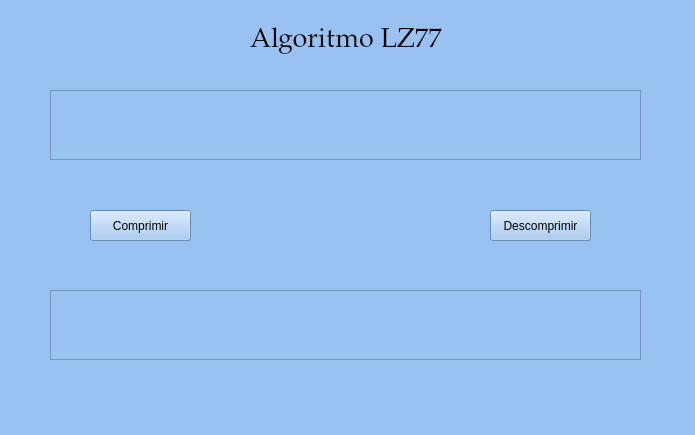
<?xml version="1.0" encoding="UTF-8"?>
<ui version="4.0">
 <class>MainWindow</class>
 <widget class="QMainWindow" name="MainWindow">
  <property name="geometry">
   <rect>
    <x>0</x>
    <y>0</y>
    <width>695</width>
    <height>435</height>
   </rect>
  </property>
  <property name="windowTitle">
   <string>MainWindow</string>
  </property>
  <property name="styleSheet">
   <string notr="true">background-color: rgb(153, 193, 241);</string>
  </property>
  <widget class="QWidget" name="centralwidget">
   <widget class="QTextEdit" name="inputTextEdit">
    <property name="geometry">
     <rect>
      <x>50</x>
      <y>90</y>
      <width>591</width>
      <height>70</height>
     </rect>
    </property>
    <property name="styleSheet">
     <string notr="true">color: rgb(0, 0, 0);</string>
    </property>
   </widget>
   <widget class="QLabel" name="label">
    <property name="geometry">
     <rect>
      <x>250</x>
      <y>20</y>
      <width>201</width>
      <height>41</height>
     </rect>
    </property>
    <property name="font">
     <font>
      <family>P052</family>
      <pointsize>20</pointsize>
      <weight>50</weight>
      <italic>false</italic>
      <bold>false</bold>
     </font>
    </property>
    <property name="styleSheet">
     <string notr="true">color: rgb(0, 0, 0);</string>
    </property>
    <property name="text">
     <string>Algoritmo LZ77</string>
    </property>
   </widget>
   <widget class="QPushButton" name="btnComprimir">
    <property name="geometry">
     <rect>
      <x>90</x>
      <y>210</y>
      <width>101</width>
      <height>31</height>
     </rect>
    </property>
    <property name="styleSheet">
     <string notr="true">color: rgb(0, 0, 0);</string>
    </property>
    <property name="text">
     <string>Comprimir</string>
    </property>
   </widget>
   <widget class="QPushButton" name="btnDescomprimir">
    <property name="geometry">
     <rect>
      <x>490</x>
      <y>210</y>
      <width>101</width>
      <height>31</height>
     </rect>
    </property>
    <property name="styleSheet">
     <string notr="true">color: rgb(0, 0, 0);</string>
    </property>
    <property name="text">
     <string>Descomprimir</string>
    </property>
   </widget>
   <widget class="QTextEdit" name="outputTextEdit">
    <property name="geometry">
     <rect>
      <x>50</x>
      <y>290</y>
      <width>591</width>
      <height>70</height>
     </rect>
    </property>
    <property name="styleSheet">
     <string notr="true">color: rgb(0, 0, 0);</string>
    </property>
    <property name="readOnly">
     <bool>true</bool>
    </property>
   </widget>
  </widget>
  <widget class="QStatusBar" name="statusbar"/>
 </widget>
 <resources/>
 <connections/>
</ui>
